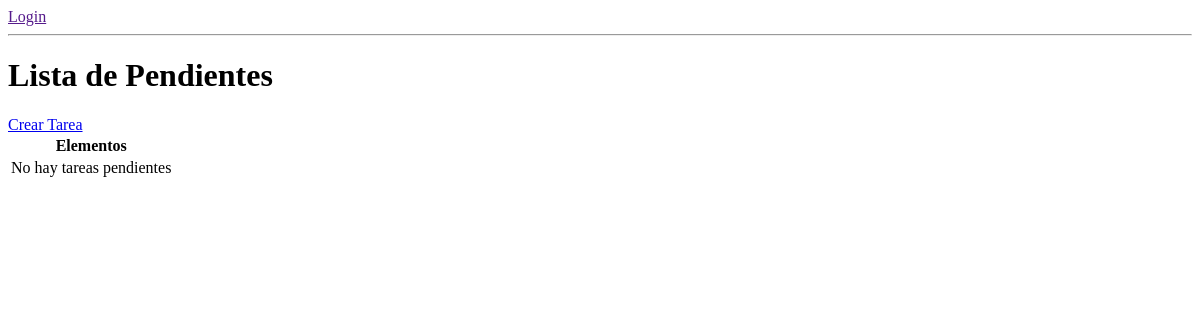
The app's page /, older data.
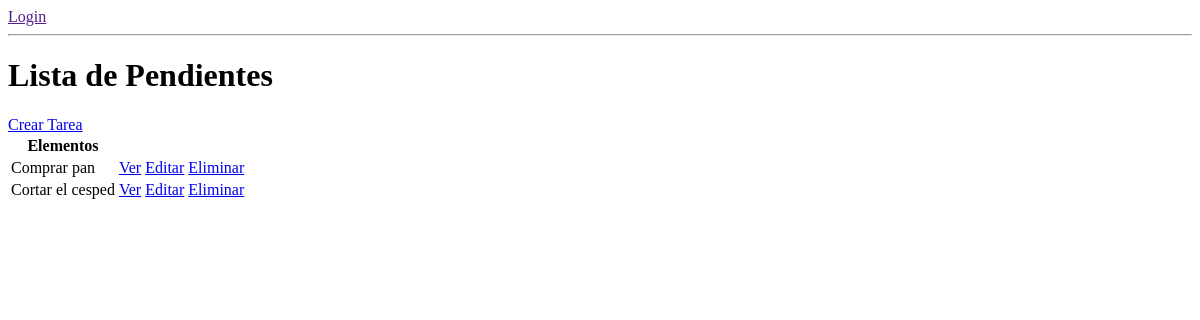
The same page, newer data.
### base/models.py (models this page shows, shortened)
class Tarea(models.Model):
    user = models.ForeignKey(User, on_delete=models.CASCADE, null=True, blank=True)
    title = models.CharField(max_length=200)
    description = models.TextField(null=True, blank=True)
    completed = models.BooleanField(default=False)
    created_at = models.DateTimeField(auto_now_add=True)

### base/views.py (the view)
# urls.py: path('', ListaPendientes.as_view(), name='tareas'),
class ListaPendientes(ListView):
    model = Tarea
    context_object_name = 'tareas'
    template_name = 'base/tareas.html'

### base/templates/base/tareas.html
{% if request.user.is_authenticated %}
    <p>{{ request.user }}</p>
    <a href="">Salir</a>
{% else %}
    <a href="">Login</a>
{% endif %}
<hr>
<h1>Lista de Pendientes</h1>
<a href="{% url 'crear-tarea' %}">Crear Tarea</a>
<table>
    <tr>
        <th>Elementos</th>
        <th></th>
        <th></th>
        <th></th>
    </tr>
    {% for tarea in tareas %}
    <tr>
        <td>{{ tarea.title }}</td>
        <td><a href="{% url 'tarea' tarea.id %}">Ver</a></td>
        <td><a href="{% url 'editar-tarea' tarea.id %}">Editar</a></td>
        <td><a href="{% url 'eliminar-tarea' tarea.id %}">Eliminar</a></td>
    </tr>
    {% empty %}
    <tr>
        <td>No hay tareas pendientes</td>
    </tr>
    {% endfor %}
</table>

Row changes from the older to the newer data that the page shows:
added Tarea: title "Comprar pan"
added Tarea: title "Cortar el cesped"
Text that changed along with them:
text no longer shown: "No hay tareas pendientes"
